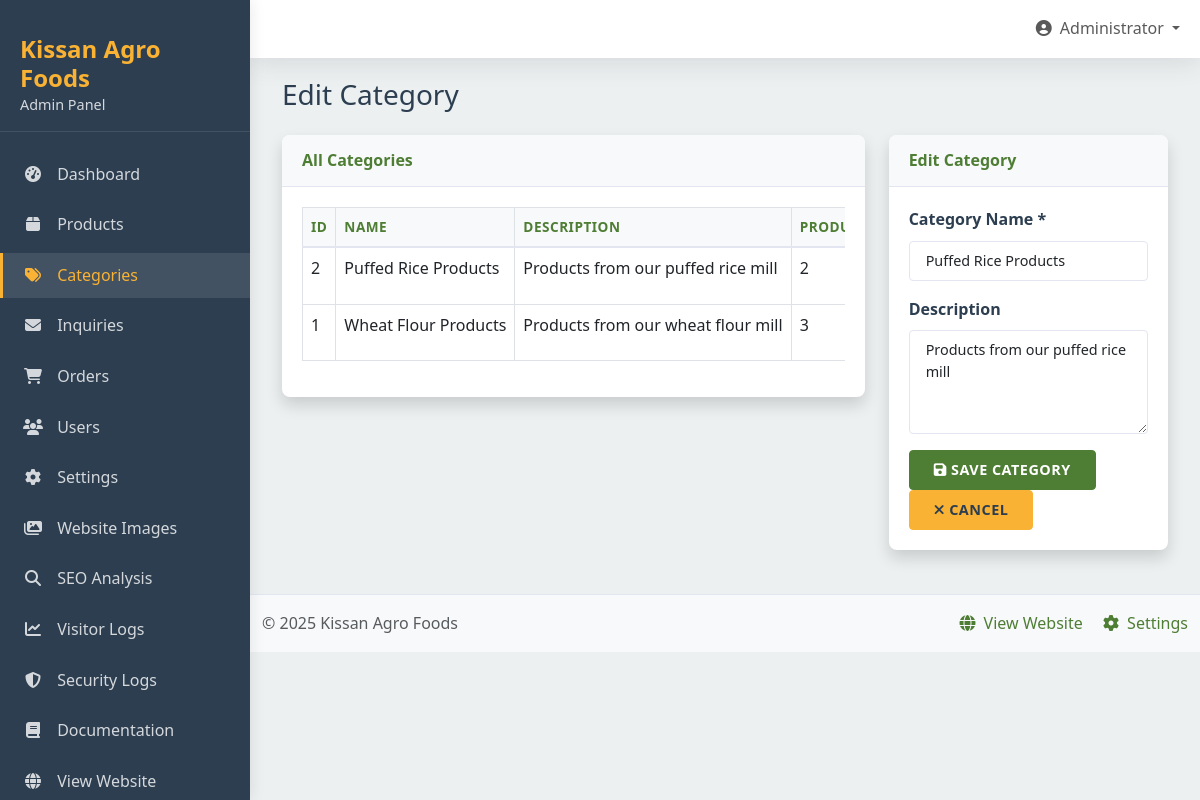
The app's page /admin/categories.php?edit=2 (signed in) with its own data.
### tables this page shows
CREATE TABLE categories (
    id INT AUTO_INCREMENT PRIMARY KEY,
    name VARCHAR(100) NOT NULL,
    description TEXT,
    created_at TIMESTAMP DEFAULT CURRENT_TIMESTAMP,
    updated_at TIMESTAMP DEFAULT CURRENT_TIMESTAMP ON UPDATE CURRENT_TIMESTAMP
);

### admin/categories.php (the view, shortened to what this page needs)
<?php
require_once '../includes/auth.php';
$category = null;
if (isset($_GET['edit'])) {
    $category_id = (int)$_GET['edit'];
    $query = "SELECT * FROM categories WHERE id = $category_id";
    $result = mysqli_query($conn, $query);
    if (mysqli_num_rows($result) > 0) {
        $category = mysqli_fetch_assoc($result);
    } else {
        set_error_message('Category not found');
        redirect('categories.php');
    }
}
$query = "SELECT c.*, COUNT(p.id) as product_count
          FROM categories c
          LEFT JOIN products p ON c.id = p.category_id
          GROUP BY c.id
          ORDER BY c.name";
$result = mysqli_query($conn, $query);
$categories = [];
while ($row = mysqli_fetch_assoc($result)) {
    $categories[] = $row;
}
include 'includes/header.php';
?>
<div class="container-fluid">
    <div class="d-sm-flex align-items-center justify-content-between mb-4">
        <h1 class="h3 mb-0 text-gray-800">
            <?php echo isset($_GET['action']) && $_GET['action'] === 'add' ? 'Add New Category' : (isset($_GET['edit']) ? 'Edit Category' : 'Manage Categories'); ?>
        </h1>
    </div>
    <div class="row">
        <div class="col-md-<?php echo isset($_GET['action']) && $_GET['action'] === 'add' || isset($_GET['edit']) ? '8' : '12'; ?>">
            <div class="card shadow mb-4">
                <div class="card-header py-3">
                    <h6 class="m-0 font-weight-bold text-primary">All Categories</h6>
                </div>
                <div class="card-body">
                    <?php if (empty($categories)): ?>
                        <p class="text-center">No categories found.</p>
                    <?php else: ?>
                        <div class="table-responsive">
                            <table class="table table-bordered">
                                <thead>
                                    <tr>
                                        <th>ID</th>
                                        <th>Name</th>
                                        <th>Description</th>
                                        <th>Products</th>
                                    </tr>
                                </thead>
                                <tbody>
                                    <?php foreach ($categories as $cat): ?>
                                        <tr>
                                            <td><?php echo $cat['id']; ?></td>
                                            <td><?php echo $cat['name']; ?></td>
                                            <td><?php echo substr($cat['description'], 0, 100) . (strlen($cat['description']) > 100 ? '...' : ''); ?></td>
                                            <td><?php echo $cat['product_count']; ?></td>
                                        </tr>
                                    <?php endforeach; ?>
                                </tbody>
                            </table>
                        </div>
                    <?php endif; ?>
                </div>
            </div>
        </div>
        <?php if (isset($_GET['action']) && $_GET['action'] === 'add' || isset($_GET['edit'])): ?>
            <div class="col-md-4">
                <div class="card shadow mb-4">
                    <div class="card-header py-3">
                        <h6 class="m-0 font-weight-bold text-primary">
                            <?php echo isset($_GET['edit']) ? 'Edit Category' : 'Add New Category'; ?>
                        </h6>
                    </div>
                    <div class="card-body">
                        <form action="categories.php" method="post">
                            <div class="mb-3">
                                <label for="name" class="form-label">Category Name *</label>
                                <input type="text" class="form-control" id="name" name="name" value="<?php echo isset($category) ? $category['name'] : ''; ?>" required>
                            </div>
                            <div class="mb-3">
                                <label for="description" class="form-label">Description</label>
                                <textarea class="form-control" id="description" name="description" rows="4"><?php echo isset($category) ? $category['description'] : ''; ?></textarea>
                            </div>
                            <div class="mt-3">
                                <button type="submit" name="save_category" class="btn btn-primary">
                                    <i class="fas fa-save"></i> Save Category
                                </button>
                                <a href="categories.php" class="btn btn-secondary">
                                    <i class="fas fa-times"></i> Cancel
                                </a>
                            </div>
                        </form>
                    </div>
                </div>
            </div>
        <?php endif; ?>
    </div>
</div>
<?php
include 'includes/footer.php';
?>

### assets/css/admin.css (style rules this page uses)
:root { --primary-color: #4e7d34; --primary-light: #6a9e48; --primary-dark: #3a5d27; --secondary-color: #f9b233; --secondary-light: #ffc457; --secondary-dark: #e09a1e; --dark-color: #2c3e50; --medium-color: #7f8c8d; --light-color: #ecf0f1; --danger-color: #e74c3c; --success-color: #2ecc71; --info-color: #3498db; --warning-color: #f39c12; }
body { background-color: var(--light-color); font-family: 'Segoe UI', Tahoma, Geneva, Verdana, sans-serif; line-height: 1.6; color: var(--dark-color); }
.card { margin-bottom: 20px; border: none; border-radius: 8px; box-shadow: 0 0.15rem 1.75rem 0 rgba(58, 59, 69, 0.15); overflow: hidden; }
.card-header { background-color: #f8f9fa; border-bottom: 1px solid #e3e6f0; padding: 1rem 1.25rem; }
.card-header h6 { font-weight: 700; margin: 0; color: var(--primary-color); }
.card-body { padding: 1.25rem; }
.text-primary { color: var(--primary-color) !important; }
.btn { border-radius: 4px; padding: 0.5rem 1.5rem; font-weight: 600; transition: all 0.3s ease; text-transform: uppercase; letter-spacing: 0.5px; font-size: 0.9rem; }
.btn-primary { background-color: var(--primary-color); border-color: var(--primary-color); color: white; }
.btn-secondary { background-color: var(--secondary-color); border-color: var(--secondary-color); color: var(--dark-color); }
.table { color: var(--dark-color); }
.table thead th { background-color: #f8f9fa; border-bottom: 2px solid #e3e6f0; color: var(--primary-color); font-weight: 700; text-transform: uppercase; font-size: 0.85rem; letter-spacing: 0.5px; }
.table-responsive { overflow-x: auto; -webkit-overflow-scrolling: touch; }
.mobile-optimized-table th, .mobile-optimized-table td { white-space: nowrap; }
.form-control { border-radius: 4px; border: 1px solid #e3e6f0; padding: 0.5rem 1rem; font-size: 0.9rem; }
.form-label { font-weight: 600; color: var(--dark-color); }
.table-responsive { position: relative; }

### records on screen
categories: id "2", name "Puffed Rice Products", description "Products from our puffed rice mill", product_count "2"
categories: id "1", name "Wheat Flour Products", description "Products from our wheat flour mill", product_count "3"

### other values on screen
$_SESSION['full_name'] "Administrator"
